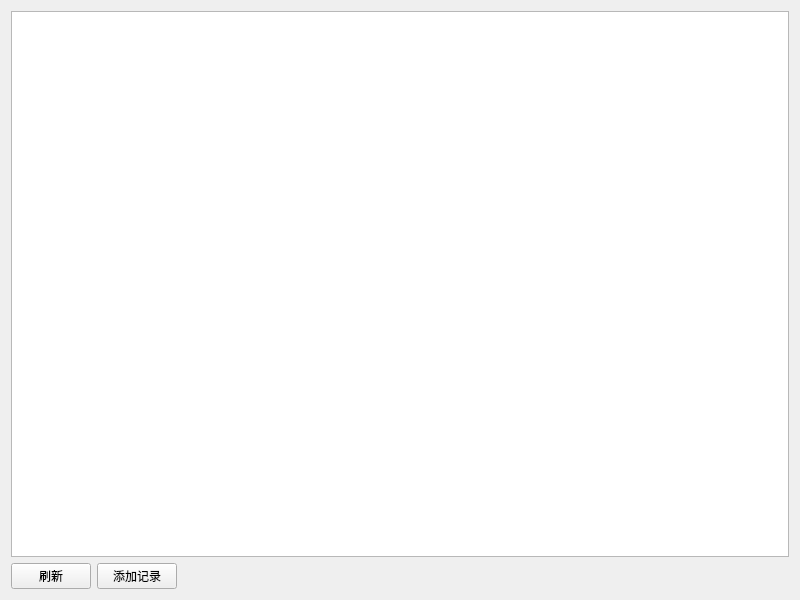
<?xml version="1.0" encoding="UTF-8"?>
<ui version="4.0">
 <class>MedicalRecordView</class>
 <widget class="QWidget" name="MedicalRecordView">
  <property name="geometry">
   <rect>
    <x>0</x>
    <y>0</y>
    <width>800</width>
    <height>600</height>
   </rect>
  </property>
  <property name="windowTitle">
   <string>就诊记录</string>
  </property>
  <layout class="QVBoxLayout" name="verticalLayout">
   <item>
    <widget class="QTableView" name="tableView">
     <property name="alternatingRowColors">
      <bool>true</bool>
     </property>
     <property name="selectionMode">
      <enum>QAbstractItemView::SingleSelection</enum>
     </property>
     <property name="selectionBehavior">
      <enum>QAbstractItemView::SelectRows</enum>
     </property>
     <property name="editTriggers">
      <enum>QAbstractItemView::NoEditTriggers</enum>
     </property>
    </widget>
   </item>
   <item>
    <layout class="QHBoxLayout" name="horizontalLayout">
     <item>
      <widget class="QPushButton" name="btRefresh">
       <property name="text">
        <string>刷新</string>
       </property>
      </widget>
     </item>
     <item>
      <widget class="QPushButton" name="btAddRecord">
       <property name="text">
        <string>添加记录</string>
       </property>
      </widget>
     </item>
     <item>
      <spacer name="horizontalSpacer">
       <property name="orientation">
        <enum>Qt::Horizontal</enum>
       </property>
       <property name="sizeHint" stdset="0">
        <size>
         <width>40</width>
         <height>20</height>
        </size>
       </property>
      </spacer>
     </item>
    </layout>
   </item>
  </layout>
 </widget>
 <resources/>
 <connections/>
</ui>
